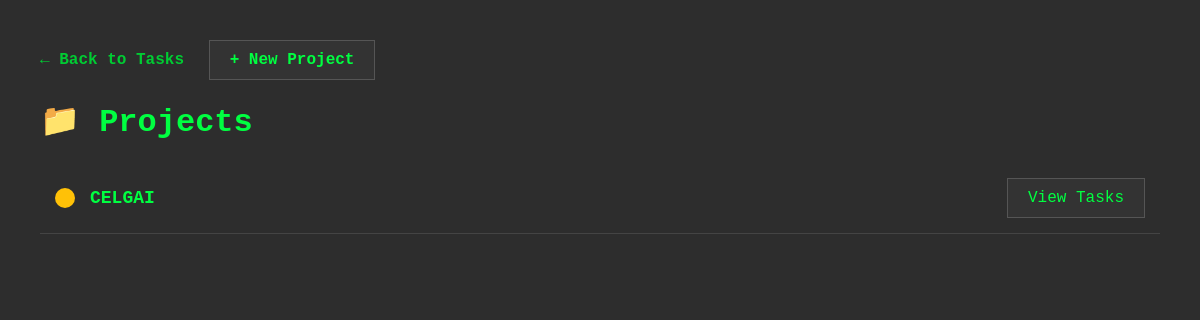
Page /projects on the earlier database version.
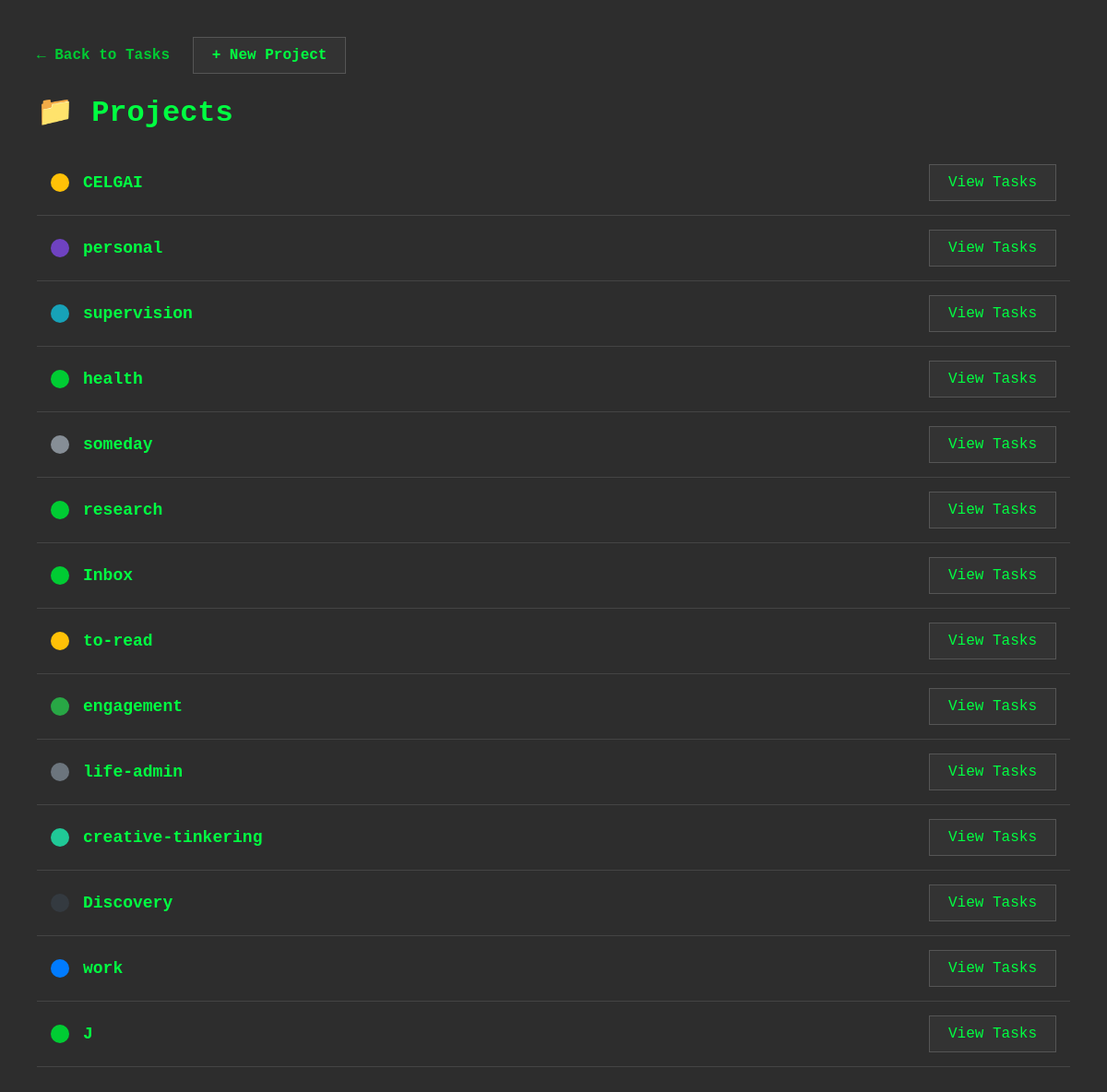
Same page on the later database version.
### models.py (models this page shows, shortened)
class Project(db.Model):
    id = db.Column(db.Integer, primary_key=True)
    name = db.Column(db.String(100), nullable=False, unique=True)
    color = db.Column(db.String(7), default="#00cc33")  # Hex color code
    created_at = db.Column(db.DateTime, default=lambda: datetime.now(timezone.utc))
    tasks = db.relationship('Task', backref='project', lazy=True)

### tasks.py (the view)
@app.route('/projects')
def projects():
    projects = Project.query.all()
    return render_template('projects.html', projects=projects, title="Projects")

### templates/projects.html (shortened to what this page needs)
<!DOCTYPE html>
<html>
<head>
</head>
<body>
    <div class="nav">
        <a href="/">← Back to Tasks</a>
        <a href="/projects/new" class="button">+ New Project</a>
    </div>
    <h1>📁 {{ title }}</h1>
    {% if projects %}
        {% for project in projects %}
            <div class="project">
                <div style="display: flex; align-items: center;">
                    <div class="project-color" style="background-color: {{ project.color }};"></div>
                    <span class="project-name">{{ project.name }}</span>
                </div>
                <div>
                    <a href="/projects/{{ project.id }}" class="button">View Tasks</a>
                </div>
            </div>
        {% endfor %}
    {% else %}
        <p style="color: #66ff66;">No projects yet! <a href="/projects/new">Create your first project</a></p>
    {% endif %}
</body>
</html>

### templates/projects.html (style rules this page uses)
body { font-family: 'Monaco', 'Menlo', 'Consolas', monospace; margin: 40px; background-color: #2d2d2d; color: #00ff41; }
.project { padding: 15px; border-bottom: 1px solid #444; display: flex; justify-content: space-between; align-items: center; }
.project-name { font-size: 18px; font-weight: bold; }
.project-color { width: 20px; height: 20px; border-radius: 50%; margin-right: 15px; }
.nav { margin-bottom: 20px; }
.nav a { margin-right: 15px; text-decoration: none; color: #00cc33; font-weight: bold; }
a.button { background-color: #333; color: #00ff41; border: 1px solid #555; padding: 10px 20px; font-family: inherit; text-decoration: none; display: inline-block; }

Differences in the rows shown:
added Project: name "personal"
added Project: name "supervision"
added Project: name "health"
added Project: name "someday"
added Project: name "research"
added Project: name "Inbox"
added Project: name "to-read"
added Project: name "engagement"
added Project: name "life-admin"
added Project: name "creative-tinkering"
added Project: name "Discovery"
added Project: name "work"
added Project: name "J"
